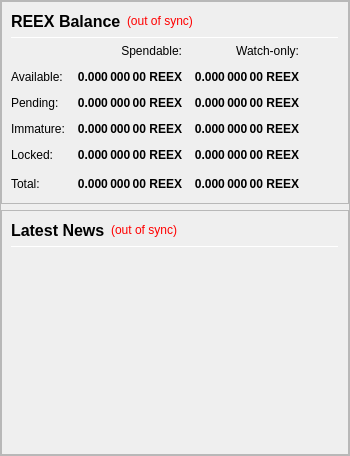
                <widget class="QFrame" name="frameObfuscation">
                 <property name="minimumSize">
                  <size>
                   <width>0</width>
                   <height>0</height>
                  </size>
                 </property>
                 <property name="frameShape">
                  <enum>QFrame::StyledPanel</enum>
                 </property>
                 <property name="frameShadow">
                  <enum>QFrame::Raised</enum>
                 </property>
                 <layout class="QVBoxLayout" name="verticalLayout" stretch="0,0">
                  <property name="leftMargin">
                   <number>0</number>
                  </property>
                  <property name="topMargin">
                   <number>0</number>
                  </property>
                  <property name="rightMargin">
                   <number>0</number>
                  </property>
                  <property name="bottomMargin">
                   <number>0</number>
                  </property>
                  <item>
                   <widget class="QFrame" name="frame_Balances">
                    <property name="frameShape">
                     <enum>QFrame::StyledPanel</enum>
                    </property>
                    <property name="frameShadow">
                     <enum>QFrame::Raised</enum>
                    </property>
                    <layout class="QVBoxLayout" name="verticalLayout_2">
                     <item>
                      <layout class="QHBoxLayout" name="horizontalLayout_4">
                       <item>
                        <widget class="QLabel" name="label_5">
                         <property name="minimumSize">
                          <size>
                           <width>0</width>
                           <height>20</height>
                          </size>
                         </property>
                         <property name="font">
                          <font>
                           <pointsize>12</pointsize>
                           <weight>75</weight>
                           <bold>true</bold>
                          </font>
                         </property>
                         <property name="text">
                          <string>REEX Balance</string>
                         </property>
                        </widget>
                       </item>
                       <item>
                        <widget class="QLabel" name="labelWalletStatus">
                         <property name="cursor">
                          <cursorShape>WhatsThisCursor</cursorShape>
                         </property>
                         <property name="toolTip">
                          <string>The displayed information may be out of date. Your wallet automatically synchronizes with the KYD network after a connection is established, but this process has not completed yet.</string>
                         </property>
                         <property name="styleSheet">
                          <string notr="true">QLabel { color: red; }</string>
                         </property>
                         <property name="text">
                          <string notr="true">(out of sync)</string>
                         </property>
                         <property name="alignment">
                          <set>Qt::AlignLeading|Qt::AlignLeft|Qt::AlignVCenter</set>
                         </property>
                        </widget>
                       </item>
                       <item>
                        <spacer name="horizontalSpacer_Balance_1">
                         <property name="orientation">
                          <enum>Qt::Horizontal</enum>
                         </property>
                         <property name="sizeHint" stdset="0">
                          <size>
                           <width>40</width>
                           <height>20</height>
                          </size>
                         </property>
                        </spacer>
                       </item>
                      </layout>
                     </item>
                     <item>
                      <widget class="Line" name="line_Balance">
                       <property name="minimumSize">
                        <size>
                         <width>0</width>
                         <height>1</height>
                        </size>
                       </property>
                       <property name="maximumSize">
                        <size>
                         <width>16777215</width>
                         <height>1</height>
                        </size>
                       </property>
                       <property name="orientation">
                        <enum>Qt::Horizontal</enum>
                       </property>
                      </widget>
                     </item>
                     <item>
                      <layout class="QGridLayout" name="gridLayout">
                       <property name="spacing">
                        <number>12</number>
                       </property>
                       <item row="0" column="1">
                        <widget class="QLabel" name="labelSpendable">
                         <property name="text">
                          <string>Spendable:</string>
                         </property>
                         <property name="alignment">
                          <set>Qt::AlignRight|Qt::AlignTrailing|Qt::AlignVCenter</set>
                         </property>
                        </widget>
                       </item>
                       <item row="0" column="2">
                        <widget class="QLabel" name="labelWatchonly">
                         <property name="text">
                          <string>Watch-only:</string>
                         </property>
                         <property name="alignment">
                          <set>Qt::AlignRight|Qt::AlignTrailing|Qt::AlignVCenter</set>
                         </property>
                        </widget>
                       </item>
                       <item row="1" column="0">
                        <widget class="QLabel" name="labelBalanceText">
                         <property name="text">
                          <string>Available:</string>
                         </property>
                        </widget>
                       </item>
                       <item row="1" column="1">
                        <widget class="QLabel" name="labelBalance">
                         <property name="font">
                          <font>
                           <weight>75</weight>
                           <bold>true</bold>
                          </font>
                         </property>
                         <property name="cursor">
                          <cursorShape>IBeamCursor</cursorShape>
                         </property>
                         <property name="toolTip">
                          <string>Your current spendable balance</string>
                         </property>
                         <property name="text">
                          <string notr="true">0.000 000 00 REEX</string>
                         </property>
                         <property name="alignment">
                          <set>Qt::AlignRight|Qt::AlignTrailing|Qt::AlignVCenter</set>
                         </property>
                         <property name="textInteractionFlags">
                          <set>Qt::LinksAccessibleByMouse|Qt::TextSelectableByKeyboard|Qt::TextSelectableByMouse</set>
                         </property>
                        </widget>
                       </item>
                       <item row="1" column="2">
                        <widget class="QLabel" name="labelWatchAvailable">
                         <property name="font">
                          <font>
                           <weight>75</weight>
                           <bold>true</bold>
                          </font>
                         </property>
                         <property name="cursor">
                          <cursorShape>IBeamCursor</cursorShape>
                         </property>
                         <property name="toolTip">
                          <string>Your current balance in watch-only addresses</string>
                         </property>
                         <property name="text">
                          <string notr="true">0.000 000 00 REEX</string>
                         </property>
                         <property name="alignment">
                          <set>Qt::AlignRight|Qt::AlignTrailing|Qt::AlignVCenter</set>
                         </property>
                         <property name="textInteractionFlags">
                          <set>Qt::LinksAccessibleByMouse|Qt::TextSelectableByKeyboard|Qt::TextSelectableByMouse</set>
                         </property>
                        </widget>
                       </item>
                       <item row="2" column="0">
                        <widget class="QLabel" name="labelPendingText">
                         <property name="text">
                          <string>Pending:</string>
                         </property>
                        </widget>
                       </item>
                       <item row="2" column="1">
                        <widget class="QLabel" name="labelUnconfirmed">
                         <property name="font">
                          <font>
                           <weight>75</weight>
                           <bold>true</bold>
                          </font>
                         </property>
                         <property name="cursor">
                          <cursorShape>IBeamCursor</cursorShape>
                         </property>
                         <property name="toolTip">
                          <string>Total of transactions that have yet to be confirmed, and do not yet count toward the spendable balance</string>
                         </property>
                         <property name="text">
                          <string notr="true">0.000 000 00 REEX</string>
                         </property>
                         <property name="alignment">
                          <set>Qt::AlignRight|Qt::AlignTrailing|Qt::AlignVCenter</set>
                         </property>
                         <property name="textInteractionFlags">
                          <set>Qt::LinksAccessibleByMouse|Qt::TextSelectableByKeyboard|Qt::TextSelectableByMouse</set>
                         </property>
                        </widget>
                       </item>
                       <item row="2" column="2">
                        <widget class="QLabel" name="labelWatchPending">
                         <property name="font">
                          <font>
                           <weight>75</weight>
                           <bold>true</bold>
                          </font>
                         </property>
                         <property name="cursor">
                          <cursorShape>IBeamCursor</cursorShape>
                         </property>
                         <property name="toolTip">
                          <string>Unconfirmed transactions to watch-only addresses</string>
                         </property>
                         <property name="text">
                          <string notr="true">0.000 000 00 REEX</string>
                         </property>
                         <property name="alignment">
                          <set>Qt::AlignRight|Qt::AlignTrailing|Qt::AlignVCenter</set>
                         </property>
                         <property name="textInteractionFlags">
                          <set>Qt::LinksAccessibleByMouse|Qt::TextSelectableByKeyboard|Qt::TextSelectableByMouse</set>
                         </property>
                        </widget>
                       </item>
                       <item row="3" column="0">
                        <widget class="QLabel" name="labelImmatureText">
                         <property name="text">
                          <string>Immature:</string>
                         </property>
                        </widget>
                       </item>
                       <item row="3" column="1">
                        <widget class="QLabel" name="labelImmature">
                         <property name="font">
                          <font>
                           <weight>75</weight>
                           <bold>true</bold>
                          </font>
                         </property>
                         <property name="cursor">
                          <cursorShape>IBeamCursor</cursorShape>
                         </property>
                         <property name="toolTip">
                          <string>Staked or masternode rewards that has not yet matured</string>
                         </property>
                         <property name="text">
                          <string notr="true">0.000 000 00 REEX</string>
                         </property>
                         <property name="alignment">
                          <set>Qt::AlignRight|Qt::AlignTrailing|Qt::AlignVCenter</set>
                         </property>
                         <property name="textInteractionFlags">
                          <set>Qt::LinksAccessibleByMouse|Qt::TextSelectableByKeyboard|Qt::TextSelectableByMouse</set>
                         </property>
                        </widget>
                       </item>
                       <item row="3" column="2">
                        <widget class="QLabel" name="labelWatchImmature">
                         <property name="font">
                          <font>
                           <weight>75</weight>
                           <bold>true</bold>
                          </font>
                         </property>
                         <property name="cursor">
                          <cursorShape>IBeamCursor</cursorShape>
                         </property>
                         <property name="toolTip">
                          <string>Staked or masternode rewards in watch-only addresses that has not yet matured</string>
                         </property>
                         <property name="text">
                          <string notr="true">0.000 000 00 REEX</string>
                         </property>
                         <property name="alignment">
                          <set>Qt::AlignRight|Qt::AlignTrailing|Qt::AlignVCenter</set>
                         </property>
                         <property name="textInteractionFlags">
                          <set>Qt::LinksAccessibleByMouse|Qt::TextSelectableByKeyboard|Qt::TextSelectableByMouse</set>
                         </property>
                        </widget>
                       </item>
                       <item row="4" column="0">
                        <widget class="QLabel" name="labelLockedBalanceText">
                         <property name="toolTip">
                          <string>Locked REEX or Masternode collaterals.</string>
                         </property>
                         <property name="text">
                          <string>Locked:</string>
                         </property>
                        </widget>
                       </item>
                       <item row="4" column="1">
                        <widget class="QLabel" name="labelLockedBalance">
                         <property name="font">
                          <font>
                           <weight>75</weight>
                           <bold>true</bold>
                          </font>
                         </property>
                         <property name="cursor">
                          <cursorShape>IBeamCursor</cursorShape>
                         </property>
                         <property name="toolTip">
                          <string>Locked REEX or Masternode collaterals</string>
                         </property>
                         <property name="text">
                          <string notr="true">0.000 000 00 REEX</string>
                         </property>
                         <property name="alignment">
                          <set>Qt::AlignRight|Qt::AlignTrailing|Qt::AlignVCenter</set>
                         </property>
                         <property name="textInteractionFlags">
                          <set>Qt::LinksAccessibleByMouse|Qt::TextSelectableByKeyboard|Qt::TextSelectableByMouse</set>
                         </property>
                        </widget>
                       </item>
                       <item row="4" column="2">
                        <widget class="QLabel" name="labelWatchLocked">
                         <property name="font">
                          <font>
                           <weight>75</weight>
                           <bold>true</bold>
                          </font>
                         </property>
                         <property name="cursor">
                          <cursorShape>IBeamCursor</cursorShape>
                         </property>
                         <property name="toolTip">
                          <string>Current locked balance in watch-only addresses</string>
                         </property>
                         <property name="text">
                          <string notr="true">0.000 000 00 REEX</string>
                         </property>
                         <property name="alignment">
                          <set>Qt::AlignRight|Qt::AlignTrailing|Qt::AlignVCenter</set>
                         </property>
                         <property name="textInteractionFlags">
                          <set>Qt::LinksAccessibleByMouse|Qt::TextSelectableByKeyboard|Qt::TextSelectableByMouse</set>
                         </property>
                        </widget>
                       </item>
                       <item row="5" column="0">
                        <widget class="QLabel" name="labelTotalText">
                         <property name="toolTip">
                          <string>Your current REEX balance, unconfirmed and immature transactions included</string>
                         </property>
                         <property name="text">
                          <string>Total:</string>
                         </property>
                        </widget>
                       </item>
                       <item row="5" column="1">
                        <widget class="QLabel" name="labelTotal">
                         <property name="font">
                          <font>
                           <weight>75</weight>
                           <bold>true</bold>
                          </font>
                         </property>
                         <property name="cursor">
                          <cursorShape>IBeamCursor</cursorShape>
                         </property>
                         <property name="toolTip">
                          <string>Your current REEX balance, unconfirmed and immature transactions included</string>
                         </property>
                         <property name="text">
                          <string notr="true">0.000 000 00 REEX</string>
                         </property>
                         <property name="alignment">
                          <set>Qt::AlignRight|Qt::AlignTrailing|Qt::AlignVCenter</set>
                         </property>
                         <property name="textInteractionFlags">
                          <set>Qt::LinksAccessibleByMouse|Qt::TextSelectableByKeyboard|Qt::TextSelectableByMouse</set>
                         </property>
                        </widget>
                       </item>
                       <item row="5" column="2">
                        <widget class="QLabel" name="labelWatchTotal">
                         <property name="font">
                          <font>
                           <weight>75</weight>
                           <bold>true</bold>
                          </font>
                         </property>
                         <property name="cursor">
                          <cursorShape>IBeamCursor</cursorShape>
                         </property>
                         <property name="toolTip">
                          <string>Current total balance in watch-only addresses</string>
                         </property>
                         <property name="text">
                          <string notr="true">0.000 000 00 REEX</string>
                         </property>
                         <property name="alignment">
                          <set>Qt::AlignRight|Qt::AlignTrailing|Qt::AlignVCenter</set>
                         </property>
                         <property name="textInteractionFlags">
                          <set>Qt::LinksAccessibleByMouse|Qt::TextSelectableByKeyboard|Qt::TextSelectableByMouse</set>
                         </property>
                        </widget>
                       </item>
                       <item row="5" column="3">
                        <spacer name="horizontalSpacer_Balance_2">
                         <property name="orientation">
                          <enum>Qt::Horizontal</enum>
                         </property>
                         <property name="sizeHint" stdset="0">
                          <size>
                           <width>40</width>
                           <height>20</height>
                          </size>
                         </property>
                        </spacer>
                       </item>
                      </layout>
                     </item>
                    </layout>
                   </widget>
                  </item>
                  <item>
                   <widget class="QFrame" name="frame_News">
                    <property name="minimumSize">
                     <size>
                      <width>0</width>
                      <height>0</height>
                     </size>
                    </property>
                    <property name="frameShape">
                     <enum>QFrame::StyledPanel</enum>
                    </property>
                    <property name="frameShadow">
                     <enum>QFrame::Raised</enum>
                    </property>
                    <layout class="QVBoxLayout" name="verticalLayout_3" stretch="0,0,0">
                     <item>
                      <layout class="QHBoxLayout" name="horizontalLayout_News">
                       <item>
                        <widget class="QLabel" name="labelNews">
                         <property name="minimumSize">
                          <size>
                           <width>0</width>
                           <height>20</height>
                          </size>
                         </property>
                         <property name="font">
                          <font>
                           <pointsize>12</pointsize>
                           <weight>75</weight>
                           <bold>true</bold>
                          </font>
                         </property>
                         <property name="text">
                          <string>Latest News</string>
                         </property>
                        </widget>
                       </item>
                       <item>
                        <widget class="QLabel" name="labelNewsStatus">
                         <property name="cursor">
                          <cursorShape>WhatsThisCursor</cursorShape>
                         </property>
                         <property name="toolTip">
                          <string>The displayed information may be out of date. Your wallet automatically synchronizes with the SCN network after a connection is established, but this process has not completed yet.</string>
                         </property>
                         <property name="styleSheet">
                          <string notr="true">QLabel { color: red; }</string>
                         </property>
                         <property name="text">
                          <string notr="true">(out of sync)</string>
                         </property>
                         <property name="alignment">
                          <set>Qt::AlignRight|Qt::AlignTrailing|Qt::AlignVCenter</set>
                         </property>
                        </widget>
                       </item>
                       <item>
                        <spacer name="horizontalSpacer_Balance_3">
                         <property name="orientation">
                          <enum>Qt::Horizontal</enum>
                         </property>
                         <property name="sizeHint" stdset="0">
                          <size>
                           <width>40</width>
                           <height>20</height>
                          </size>
                         </property>
                        </spacer>
                       </item>
                      </layout>
                     </item>
                     <item>
                      <widget class="Line" name="line_News">
                       <property name="minimumSize">
                        <size>
                         <width>0</width>
                         <height>1</height>
                        </size>
                       </property>
                       <property name="maximumSize">
                        <size>
                         <width>16777215</width>
                         <height>1</height>
                        </size>
                       </property>
                       <property name="orientation">
                        <enum>Qt::Horizontal</enum>
                       </property>
                      </widget>
                     </item>
                     <item>
                      <widget class="QListWidget" name="listNews">
                       <property name="sizePolicy">
                        <sizepolicy hsizetype="Expanding" vsizetype="Expanding">
                         <horstretch>0</horstretch>
                         <verstretch>0</verstretch>
                        </sizepolicy>
                       </property>
                       <property name="minimumSize">
                        <size>
                         <width>0</width>
                         <height>0</height>
                        </size>
                       </property>
                       <property name="sizeIncrement">
                        <size>
                         <width>0</width>
                         <height>0</height>
                        </size>
                       </property>
                       <property name="styleSheet">
                        <string notr="true">QListView { background: transparent; }</string>
                       </property>
                       <property name="frameShape">
                        <enum>QFrame::NoFrame</enum>
                       </property>
                       <property name="verticalScrollBarPolicy">
                        <enum>Qt::ScrollBarAsNeeded</enum>
                       </property>
                       <property name="horizontalScrollBarPolicy">
                        <enum>Qt::ScrollBarAsNeeded</enum>
                       </property>
                       <property name="selectionMode">
                        <enum>QAbstractItemView::NoSelection</enum>
                       </property>
                       <property name="selectionBehavior">
                        <enum>QAbstractItemView::SelectRows</enum>
                       </property>
                       <property name="verticalScrollMode">
                        <enum>QAbstractItemView::ScrollPerItem</enum>
                       </property>
                      </widget>
                     </item>
                    </layout>
                   </widget>
                  </item>
                 </layout>
                </widget>
